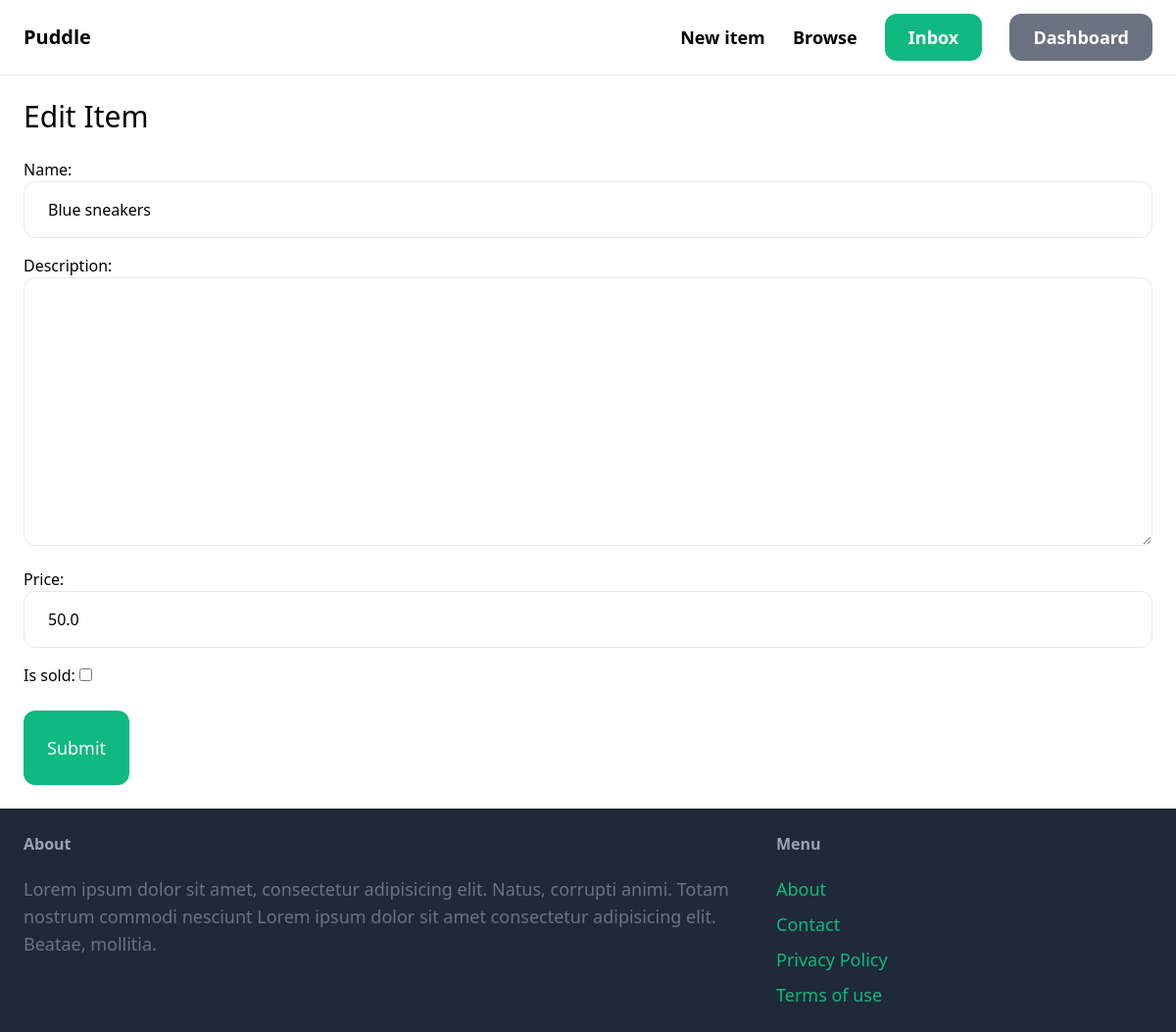
Before: /items/2/edit (signed in) with the older database file.
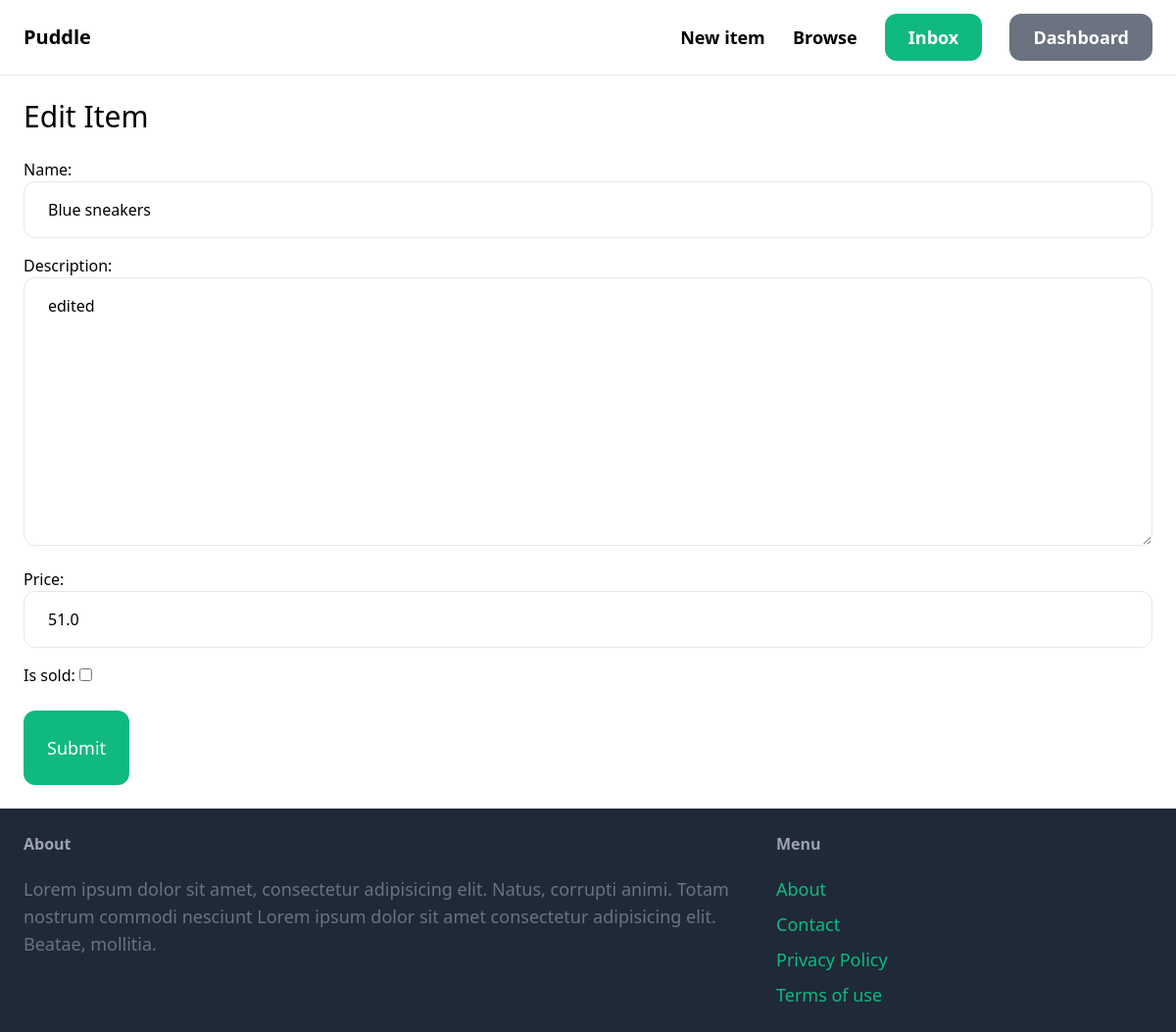
After: the same page with the newer database file.
### item/models.py (models this page shows, shortened)
class Item(models.Model):
    category = models.ForeignKey(Category, related_name='items', on_delete=models.CASCADE)
    name = models.CharField(max_length=255)
    description = models.TextField(blank=True, null=True)
    price = models.FloatField()
    image = models.ImageField(upload_to='item_images/', blank=True, null=True)
    is_sold = models.BooleanField(default=False)
    created_by = models.ForeignKey(User, related_name='items', on_delete=models.CASCADE)
    created_at = models.DateTimeField(auto_now_add=True)

### item/views.py (the view)
# urls.py: path('<int:pk>/edit', views.edit, name='edit'),
@login_required
def edit(request, pk):
    item = get_object_or_404(Item, pk=pk, created_by=request.user)
    if request.method == 'POST':
        form = EditItemForm(request.POST, request.FILES, instance=item)
        if form.is_valid():
            form.save()
            return redirect('item:detail', pk=pk)
    else:
        form = EditItemForm(instance=item)
    return render(request, 'item/edit.html', {
        'form': form,
        'item': item
    })

### item/forms.py
class EditItemForm(forms.ModelForm):
    class Meta:
        model = Item
        fields = ('name','description','price', 'is_sold')
        widgets = {
            'name': forms.TextInput(attrs={
                'class': INPUT_CLASSES
            }),
            'description': forms.Textarea(attrs={
                'class': INPUT_CLASSES
            }),
            'price': forms.TextInput(attrs={
                'class': INPUT_CLASSES
            }),
            'image': forms.FileInput(attrs={
                'class': INPUT_CLASSES
            }),
        }

### item/templates/item/edit.html (shortened to what this page needs)
{% extends 'core/base.html' %}
{% block content %}
<h1 class="mb-6 text-3xl">Edit Item</h1>
<form method="post" enctype="multipart/form-data">
    <div class="space-y-4">
        {{ form.as_p }}
    </div>
    <button class="mt-6 py-6 px-6 text-lg bg-green-500 hover:bg-green-700 rounded-xl text-white">Submit</button>
</form>
{% endblock %}

Changed rows visible on the page:
changed Item "Blue sneakers": description (not shown) → "edited"; price "50.0" → "51.0"
